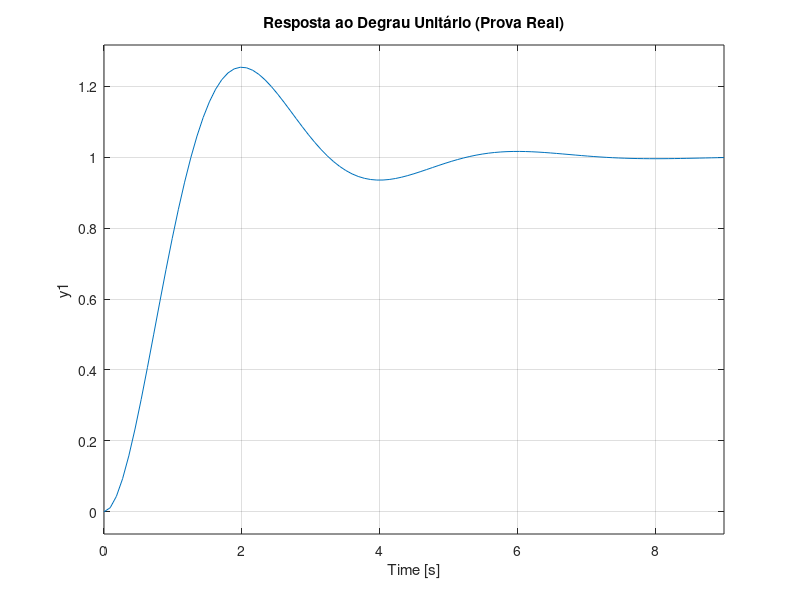

Recreate this plot in MATLAB.
%% dados de acordo com grafico
UP = 0.254; % ultrapassagem percentual
tp = 2;     % tempo de pico em segundos
J = 1;      % inercia dada no enunciado

%% calcular o coeficiente de amortecimento (zeta)
numerador_zeta = (log(UP))^2;
denominador_zeta = pi^2 + (log(UP))^2;
zeta = sqrt(numerador_zeta / denominador_zeta);

%% calcular a frequência natural (wn)
wn = pi / (tp * sqrt(1 - zeta^2));

%% calcular K1 e K2
K1 = J * wn^2;
K2 = (2 * zeta * wn) / K1;

% exibir os resultados na tela de k1 e k2
fprintf('O valor de K1 é: %.4f\n', K1);
fprintf('O valor de K2 é: %.4f\n', K2);

%% mostrar o grafico
s = tf('s');
G = K1 / (s^2 + K1*K2*s + K1);
figure;
step(G);
title('Resposta ao Degrau Unitário (Prova Real)');
grid on;
